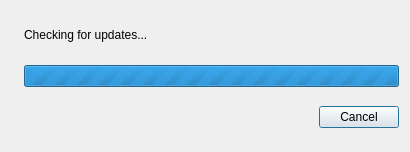
<?xml version="1.0" encoding="UTF-8"?>
<ui version="4.0">
 <class>ProgressDialog</class>
 <widget class="QDialog" name="ProgressDialog">
  <property name="geometry">
   <rect>
    <x>0</x>
    <y>0</y>
    <width>410</width>
    <height>152</height>
   </rect>
  </property>
  <property name="windowTitle">
   <string>Software Updater</string>
  </property>
  <layout class="QHBoxLayout" name="horizontalLayout">
   <property name="sizeConstraint">
    <enum>QLayout::SetMinimumSize</enum>
   </property>
   <item>
    <widget class="QLabel" name="ui_icon">
     <property name="text">
      <string/>
     </property>
     <property name="pixmap">
      <pixmap resource="../../res/qsu_resources.qrc">:/icons/update.png</pixmap>
     </property>
    </widget>
   </item>
   <item>
    <widget class="QWidget" name="widget" native="true">
     <layout class="QVBoxLayout" name="verticalLayout">
      <property name="leftMargin">
       <number>0</number>
      </property>
      <property name="topMargin">
       <number>0</number>
      </property>
      <property name="rightMargin">
       <number>0</number>
      </property>
      <property name="bottomMargin">
       <number>0</number>
      </property>
      <item>
       <widget class="QLabel" name="ui_progress_bar">
        <property name="text">
         <string>Checking for updates...</string>
        </property>
       </widget>
      </item>
      <item>
       <widget class="QProgressBar" name="progressBar">
        <property name="minimumSize">
         <size>
          <width>250</width>
          <height>0</height>
         </size>
        </property>
        <property name="maximum">
         <number>0</number>
        </property>
        <property name="value">
         <number>-1</number>
        </property>
        <property name="invertedAppearance">
         <bool>false</bool>
        </property>
       </widget>
      </item>
      <item>
       <widget class="QWidget" name="button_widget" native="true">
        <layout class="QHBoxLayout" name="horizontalLayout_2">
         <property name="spacing">
          <number>0</number>
         </property>
         <property name="leftMargin">
          <number>0</number>
         </property>
         <property name="topMargin">
          <number>0</number>
         </property>
         <property name="rightMargin">
          <number>0</number>
         </property>
         <property name="bottomMargin">
          <number>0</number>
         </property>
         <item>
          <spacer name="horizontalSpacer">
           <property name="orientation">
            <enum>Qt::Horizontal</enum>
           </property>
           <property name="sizeHint" stdset="0">
            <size>
             <width>40</width>
             <height>20</height>
            </size>
           </property>
          </spacer>
         </item>
         <item>
          <widget class="QPushButton" name="ui_cancel_button">
           <property name="text">
            <string>Cancel</string>
           </property>
          </widget>
         </item>
        </layout>
       </widget>
      </item>
     </layout>
    </widget>
   </item>
  </layout>
 </widget>
 <resources>
  <include location="../../res/qsu_resources.qrc"/>
 </resources>
 <connections/>
</ui>
